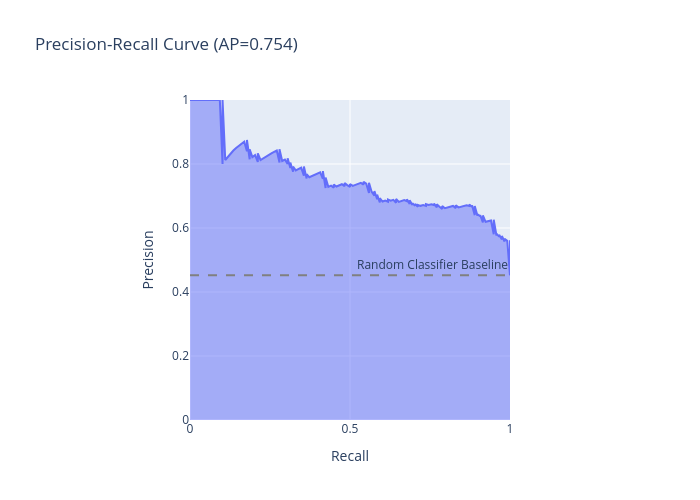

The notebook cell saved with this chart:
### Code cell
fig = px.area(
    x=recall, 
    y=precision,
    title=f'Precision-Recall Curve (AP={ap_score:.3f})',
    labels=dict(x='Recall', y='Precision'),
    width=700, 
    height=500
)

fig.update_layout(
    xaxis=dict(range=[0, 1], constrain='domain'),
    yaxis=dict(range=[0, 1], scaleanchor="x", scaleratio=1),
    hovermode='x unified'
)


baseline = sum(y_test) / len(y_test)
fig.add_hline(y=baseline, line_dash="dash", line_color="gray", 
              annotation_text="Random Classifier Baseline")

fig.show()

### Figure 1 — Plotly figure (JSON) as saved in the notebook; plotly's stock layout.template omitted (floating-point values rounded to 4 significant figures; data arrays with more than 128 entries replaced by an {"elided": "..."} marker saying what was removed)
{"data": [{"fillpattern": {"shape": ""}, "hovertemplate": "Recall=%{x}<br>Precision=%{y}<extra></extra>", "legendgroup": "", "line": {"color": "#636efa"}, "marker": {"symbol": "circle"}, "mode": "lines", "name": "", "orientation": "v", "showlegend": false, "stackgroup": "1", "type": "scatter", "x": {"elided": "262 float values"}, "xaxis": "x", "y": {"elided": "262 float values"}, "yaxis": "y"}], "layout": {"annotations": [{"showarrow": false, "text": "Random Classifier Baseline", "x": 1, "xanchor": "right", "xref": "x domain", "y": 0.4521, "yanchor": "bottom", "yref": "y"}], "height": 500, "hovermode": "x unified", "legend": {"tracegroupgap": 0}, "shapes": [{"line": {"color": "gray", "dash": "dash"}, "type": "line", "x0": 0, "x1": 1, "xref": "x domain", "y0": 0.4521, "y1": 0.4521, "yref": "y"}], "title": {"text": "Precision-Recall Curve (AP=0.754)"}, "width": 700, "xaxis": {"anchor": "y", "constrain": "domain", "domain": [0, 1], "range": [0, 1], "title": {"text": "Recall"}}, "yaxis": {"anchor": "x", "domain": [0, 1], "range": [0, 1], "scaleanchor": "x", "scaleratio": 1, "title": {"text": "Precision"}}}}
